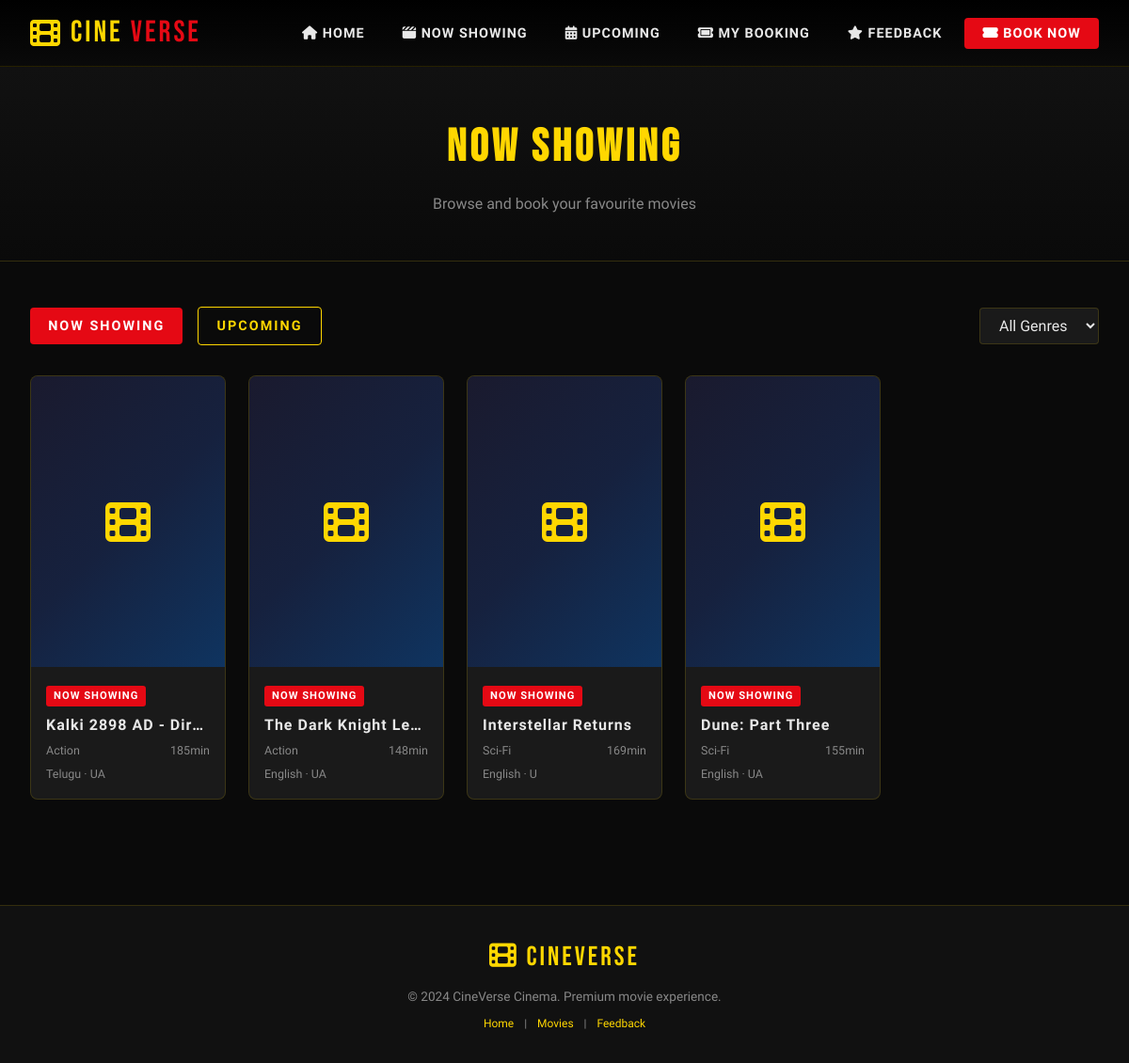
Page /movies/ on the committed database.
### cinema/models.py (models this page shows, shortened)
class Movie(models.Model):
    STATUS_CHOICES = [
        ('now_showing', 'Now Showing'),
        ('upcoming', 'Upcoming'),
        ('ended', 'Ended'),
    ]
    title = models.CharField(max_length=200)
    description = models.TextField()
    genre = models.CharField(max_length=100)
    duration = models.IntegerField(help_text="Duration in minutes")
    release_date = models.DateField()
    poster = models.ImageField(upload_to='posters/', blank=True, null=True)
    trailer_url = models.URLField(blank=True, null=True, help_text="YouTube embed URL")
    status = models.CharField(max_length=20, choices=STATUS_CHOICES, default='upcoming')
    rating = models.CharField(max_length=10, default='U/A')
    language = models.CharField(max_length=50, default='English')
    director = models.CharField(max_length=100, blank=True)
    cast = models.TextField(blank=True, help_text="Comma separated cast names")
    created_at = models.DateTimeField(auto_now_add=True)
    class Meta:
        ordering = ['-release_date']

### cinema/views.py (the view)
# urls.py: path('movies/', views.movie_list, name='movie_list'),
def movie_list(request):
    status = request.GET.get('status', 'now_showing')
    genre = request.GET.get('genre', '')
    movies = Movie.objects.filter(status=status)
    if genre:
        movies = movies.filter(genre__icontains=genre)
    genres = Movie.objects.values_list('genre', flat=True).distinct()
    context = {'movies': movies, 'status': status, 'genres': genres, 'selected_genre': genre}
    return render(request, 'cinema/movie_list.html', context)

### cinema/templates/cinema/movie_list.html (shortened to what this page needs)
{% extends 'cinema/base.html' %}
{% block content %}
<div class="page-header">
    <h1>{% if status == 'now_showing' %}Now Showing{% else %}Upcoming Movies{% endif %}</h1>
    <p>Browse and book your favourite movies</p>
</div>
<div class="section">
    <div style="display:flex; gap:1rem; margin-bottom:2rem; flex-wrap:wrap; align-items:center;">
        <a href="{% url 'movie_list' %}?status=now_showing{% if selected_genre %}&genre={{ selected_genre }}{% endif %}"
           class="btn {% if status == 'now_showing' %}btn-primary{% else %}btn-outline{% endif %}" style="padding:0.5rem 1.2rem;">
            Now Showing
        </a>
        <a href="{% url 'movie_list' %}?status=upcoming{% if selected_genre %}&genre={{ selected_genre }}{% endif %}"
           class="btn {% if status == 'upcoming' %}btn-primary{% else %}btn-outline{% endif %}" style="padding:0.5rem 1.2rem;">
            Upcoming
        </a>
        <form method="get" style="display:flex; gap:0.5rem; margin-left:auto;">
            <select name="genre" onchange="this.form.submit()" style="width:auto; padding:0.5rem 1rem;">
                <option value="">All Genres</option>
            </select>
        </form>
    </div>
    {% if movies %}
    <div class="movie-grid">
        {% for movie in movies %}
        <a href="{% url 'movie_detail' movie.pk %}" class="movie-card">
            {% if movie.poster %}
                <img src="{{ movie.poster.url }}" alt="{{ movie.title }}" class="movie-poster">
            {% else %}
                <div class="movie-poster-placeholder"><i class="fas fa-film"></i></div>
            {% endif %}
            <div class="movie-info">
                <div style="margin-bottom:0.4rem;">
                    <span class="badge badge-{% if movie.status == 'now_showing' %}now{% else %}upcoming{% endif %}">
                        {{ movie.get_status_display }}
                    </span>
                </div>
                <div class="movie-title">{{ movie.title }}</div>
                <div class="movie-meta">
                    <span>{{ movie.genre }}</span>
                    <span>{{ movie.duration }}min</span>
                </div>
                <div style="font-size:0.78rem; color:var(--text-muted); margin-top:0.3rem;">
                    {{ movie.language }} · {{ movie.rating }}
                </div>
            </div>
        </a>
        {% endfor %}
    </div>
    {% else %}
    <div style="text-align:center; padding:4rem; color:var(--text-muted);">
        <i class="fas fa-film" style="font-size:3rem; margin-bottom:1rem; display:block;"></i>
        <p>No movies found. Check back soon!</p>
    </div>
    {% endif %}
</div>
{% endblock %}

### cinema/templates/cinema/base.html (style rules this page uses)
:root { --gold: #FFD700; --gold-dark: #B8860B; --red: #E50914; --dark: #0A0A0A; --dark2: #111111; --dark3: #1A1A1A; --dark4: #222222; --text: #E8E8E8; --text-muted: #888; --border: rgba(255,215,0,0.15); }
* { margin: 0; padding: 0; box-sizing: border-box; }
body { background: var(--dark); color: var(--text); font-family: 'Rajdhani', sans-serif; font-size: 16px; line-height: 1.6; min-height: 100vh; }
.section { max-width: 1300px; margin: 0 auto; padding: 3rem 2rem; }
.movie-grid { display: grid; grid-template-columns: repeat(auto-fill, minmax(200px, 1fr)); gap: 1.5rem; }
.movie-card { background: var(--dark3); border-radius: 8px; overflow: hidden; border: 1px solid var(--border); transition: transform 0.3s, border-color 0.3s, box-shadow 0.3s; cursor: pointer; text-decoration: none; color: var(--text); display: block; }
.movie-poster-placeholder { width: 100%; aspect-ratio: 2/3; background: linear-gradient(135deg, #1a1a2e 0%, #16213e 50%, #0f3460 100%); display: flex; align-items: center; justify-content: center; font-size: 3rem; color: var(--gold); }
.movie-info { padding: 1rem; }
.movie-title { font-size: 1rem; font-weight: 700; letter-spacing: 1px; margin-bottom: 0.3rem; white-space: nowrap; overflow: hidden; text-overflow: ellipsis; }
.movie-meta { font-size: 0.78rem; color: var(--text-muted); display: flex; justify-content: space-between; align-items: center; }
.badge { display: inline-block; padding: 2px 8px; border-radius: 3px; font-size: 0.7rem; font-weight: 700; letter-spacing: 1px; text-transform: uppercase; }
.badge-now { background: var(--red); color: #fff; }
.btn { display: inline-block; padding: 0.7rem 1.8rem; border-radius: 4px; font-family: 'Rajdhani', sans-serif; font-size: 0.9rem; font-weight: 700; letter-spacing: 2px; text-transform: uppercase; text-decoration: none; border: none; cursor: pointer; transition: all 0.2s; }
.btn-primary { background: var(--red); color: #fff; }
.btn-outline { background: transparent; color: var(--gold); border: 1px solid var(--gold); }
input, select, textarea { width: 100%; background: var(--dark3); border: 1px solid var(--border); border-radius: 4px; color: var(--text); padding: 0.7rem 1rem; font-family: 'Rajdhani', sans-serif; font-size: 1rem; transition: border-color 0.2s; }
.page-header { background: linear-gradient(180deg, var(--dark2) 0%, var(--dark) 100%); border-bottom: 1px solid var(--border); padding: 3rem 2rem; text-align: center; }
.page-header h1 { font-family: 'Bebas Neue', sans-serif; font-size: 3rem; color: var(--gold); letter-spacing: 4px; }
.page-header p { color: var(--text-muted); margin-top: 0.5rem; }

### rows in the picture
Movie: status "NOW SHOWING", title "Kalki 2898 AD - Dir…", genre "Action", duration "185", language "Telugu", rating "UA"
Movie: status "NOW SHOWING", title "The Dark Knight Le…", genre "Action", duration "148", language "English", rating "UA"
Movie: status "NOW SHOWING", title "Interstellar Returns", genre "Sci-Fi", duration "169", language "English", rating "U"
Movie: status "NOW SHOWING", title "Dune: Part Three", genre "Sci-Fi", duration "155", language "English", rating "UA"
